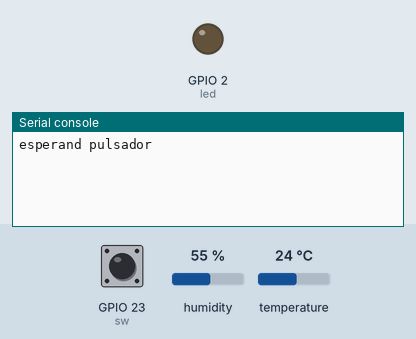
Simulated run of this program. Board: ESP32 board running MicroPython. Parts: output pins drawn as LEDs (lit = HIGH), the last lines printed to the serial console. The test bench sets the inputs (shaded band); at power-on: GPIO 23 (sw) LOW, humidity 55 %, temperature 24 °C.

Above: at 1.2 s.
1.3 s: GPIO 23 (sw) pulled HIGH for 0.15 s
At 1.9 s:
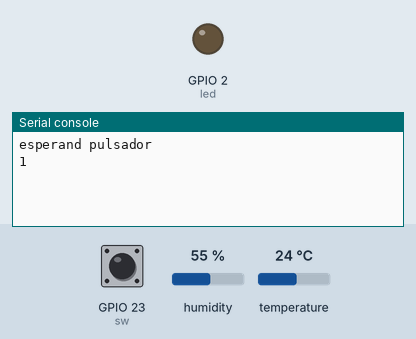
2.9 s: GPIO 23 (sw) pulled HIGH for 1 s
At 3.9 s:
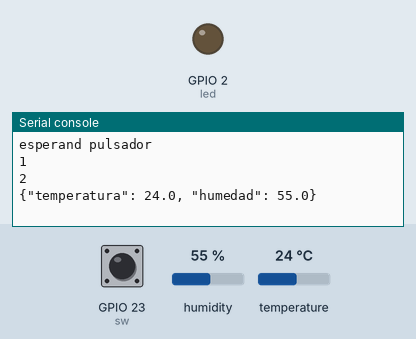

The program:

main.py
```python
from machine import Pin, Timer
import dht
import time
import json
from collections import OrderedDict

sw = Pin(23, Pin.IN)
led = Pin(2, Pin.OUT)
d = dht.DHT22(Pin(25))
print("esperand pulsador")
contador = 0
estado = False
temperatura = 0
humedad = 0

def alternar(pin):
    global contador, estado, temperatura, humedad
    if sw.value():
        if not estado:
            contador += 1
            print(contador)
            try:
                d.measure()
                if contador == 1:
                    temperatura = d.temperature()
                    humedad = d.humidity()
                elif contador == 2:
                    temperatura = (temperatura + d.temperature())/2
                    humedad = (humedad + d.humidity())/2
                    datos = json.dumps(OrderedDict([
                        ('temperatura',temperatura),
                        ('humedad',humedad)
                    ]))
                    print(datos)
                    contador = 0
            except OSError as e:
                print("sin sensor")

        estado = True
    else:
        estado = False

timer1 = Timer(1)
timer1.init(period=50, mode=Timer.PERIODIC, callback=alternar)

while True:
    time.sleep(1)
```

Measured:
- after the input at 1.3 s, the serial console: prints a new line at once (image 1)
- after the input at 2.9 s, the serial console: prints a new line at once (image 2)
